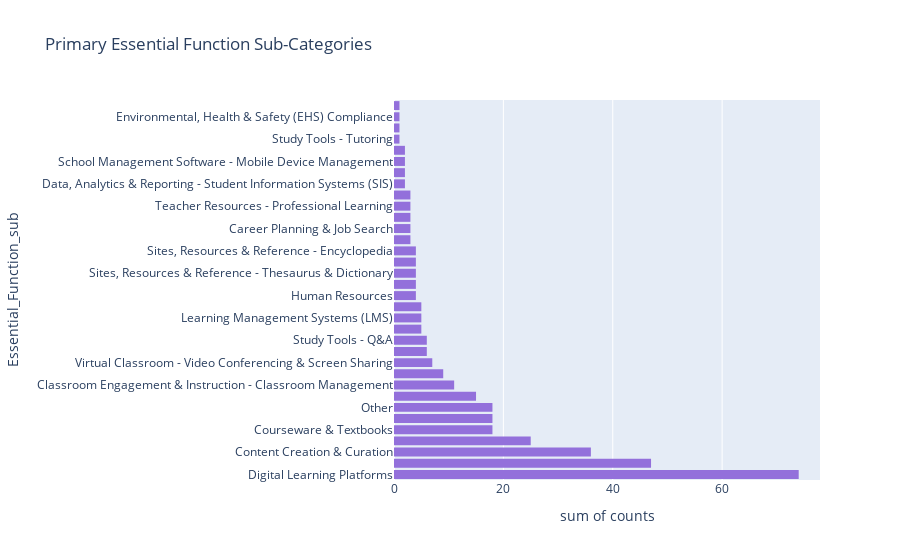

Write notebook code for a chart like this one.
### Markdown cell above
## Essential Function Subcategories Distribution
We can observe all the subcategories distribution.

> Content creation and digital learning are leading in this market.

### Code cell
fig = px.histogram(
    DE,
    x = "counts",
    y = "Essential_Function_sub",

    title="Primary Essential Function Sub-Categories",
)
fig.update_traces(marker = dict(
            color='mediumpurple'
            )),
fig.show()

### Figure 1 — Plotly figure (JSON) as saved in the notebook; plotly's stock layout.template omitted (floating-point values rounded to 4 significant figures)
{"data": [{"alignmentgroup": "True", "bingroup": "y", "histfunc": "sum", "hovertemplate": "sum of counts=%{x}<br>Essential_Function_sub=%{y}<extra></extra>", "legendgroup": "", "marker": {"color": "mediumpurple", "pattern": {"shape": ""}}, "name": "", "offsetgroup": "", "orientation": "h", "showlegend": false, "type": "histogram", "x": [74, 47, 36, 25, 18, 18, 16, 15, 11, 9, 7, 6, 6, 5, 5, 5, 4, 4, 4, 4, 4, 3, 3, 3, 3, 3, 2, 2, 2, 2, 2, 1, 1, 1, 1], "xaxis": "x", "y": ["Digital Learning Platforms", "Sites, Resources & Reference", "Content Creation & Curation", "Study Tools", "Courseware & Textbooks", "Sites, Resources & Reference - Games & Simulations", "Other", "Sites, Resources & Reference - Digital Collection & Repository", "Classroom Engagement & Instruction - Classroom Management", "Sites, Resources & Reference - Streaming Services", "Virtual Classroom - Video Conferencing & Screen Sharing", "Data, Analytics & Reporting - Site Hosting & Data Warehousing", "Study Tools - Q&A", "Online Course Providers & Technical Skills Development", "Learning Management Systems (LMS)", "Classroom Engagement & Instruction - Communication & Messaging", "Human Resources", "Classroom Engagement & Instruction - Assessment & Classroom Response", "Sites, Resources & Reference - Thesaurus & Dictionary", "Sites, Resources & References - Learning Materials & Supplies", "Sites, Resources & Reference - Encyclopedia", "Study Tools - Test Prep & Study Skills", "Career Planning & Job Search", "Data, Analytics & Reporting", "Teacher Resources - Professional Learning", "Teacher Resources - Lesson Planning", "Data, Analytics & Reporting - Student Information Systems (SIS)", "Large-Scale & Standardized Testing", "Other", "School Management Software - Mobile Device Management", "School Management Software - SSO", "Study Tools - Tutoring", "Admissions, Enrollment & Rostering", "Environmental, Health & Safety (EHS) Compliance", "Teacher Resources - Grading & Attendance"], "yaxis": "y"}], "layout": {"barmode": "relative", "legend": {"tracegroupgap": 0}, "title": {"text": "Primary Essential Function Sub-Categories"}, "xaxis": {"anchor": "y", "domain": [0, 1], "title": {"text": "sum of counts"}}, "yaxis": {"anchor": "x", "domain": [0, 1], "title": {"text": "Essential_Function_sub"}}}}
